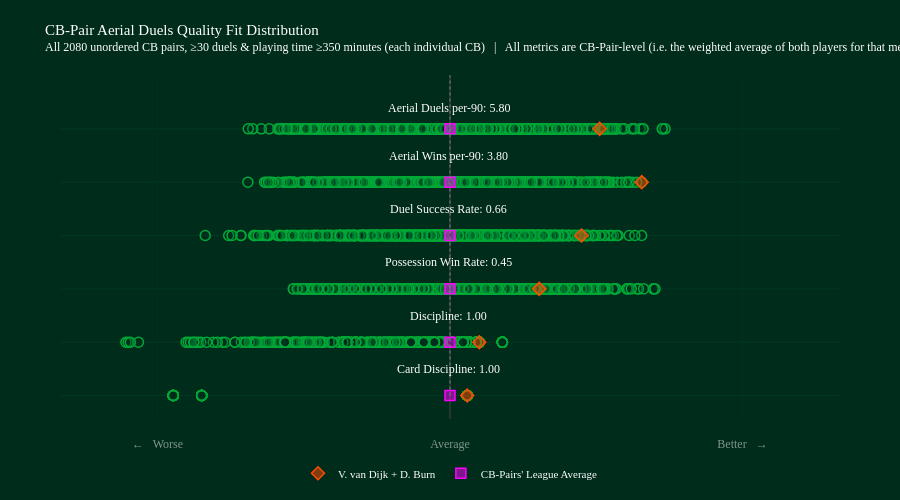

Notebook cell for this chart:
### Markdown cell above
### Visual Compatibility Check (`DistributionPlot` from `visual.py`)

This cell uses pair z-metrics and maps annotation labels to pair raw values to confirm compatibility with the `DistributionPlot` interface.

### Code cell
import sys
sys.path.append(str(pathlib.Path().resolve().parents[0]))
from classes.visual import DistributionPlot

pair_metric_labels = {
    "z_card_discipline": "Card Discipline",
    "z_discipline": "Discipline",
    "z_possession_win_rate": "Possession Win Rate",
    "z_duel_success_rate": "Duel Success Rate",
    "z_aerial_wins_per90": "Aerial Wins per-90",
    "z_duels_per90": "Aerial Duels per-90",
}

pair_metric_value_columns = {
    "z_card_discipline": "card_discipline",
    "z_discipline": "discipline",
    "z_possession_win_rate": "possession_win_rate",
    "z_duel_success_rate": "duel_success_rate",
    "z_aerial_wins_per90": "aerial_wins_per90",
    "z_duels_per90": "duels_per90",
}

plot_metric_cols = [
    "z_card_discipline",
    "z_discipline",
    "z_possession_win_rate",
    "z_duel_success_rate",
    "z_aerial_wins_per90",
    "z_duels_per90",
]



plot_df_pairs = df_aerial_duel_pairs.copy()

dist_plot_pairs = DistributionPlot(
    columns=plot_metric_cols,
    labels=["←   Worse", "Average", "Better   →"],
    quality_metric_labels=pair_metric_labels,
    quality_metric_value_columns=pair_metric_value_columns,
)

dist_plot_pairs.add_title(
    title="CB-Pair Aerial Duels Quality Fit Distribution",
    subtitle=f"All {len(plot_df_pairs)} unordered CB pairs, ≥{min_num_duels_involved_in_threshold} duels & playing time ≥{min_minutes_played_threshold} minutes (each individual CB)   |   All metrics are CB-Pair-level (i.e. the weighted average of both players for that metric)"
)


# Create hover payload by z-scored metric, containing the raw metric value and the z-score for that metric, to be used in the distribution plot hover annotations/tooltips
# this allows us to show both the z-score and the actual metric value in the hover tooltip for each CB-Pair, providing more context and interpretability to the distribution plot.

hover_payload_suffix = "_hover_payload"
hover_string = "%{customdata[0]} = %{customdata[1]:.2f}<br>Respective Z-score = %{customdata[2]:.2f}"

for metric in plot_metric_cols:
    raw_pair_level_metric = pair_metric_value_columns.get(
        metric,
        Quality_Metric_label_Value_displayed.get(metric, metric.replace("z_", "", 1)),
    )
    pair_level_metric_label = pair_metric_labels.get(
        metric,
        Quality_Metric_labels.get(metric, metric),
    )

    raw_values = pd.to_numeric(
        plot_df_pairs.get(
            raw_pair_level_metric,
            pd.Series(float("nan"), index=plot_df_pairs.index),
        ),
        errors="coerce",
    )
    z_values = pd.to_numeric(plot_df_pairs[metric], errors="coerce")

    plot_df_pairs[f"{metric}{hover_payload_suffix}"] = list(
        zip(
            [pair_level_metric_label] * len(plot_df_pairs),
            raw_values,
            z_values,
        )
    )



# Add all CB-Pairs as group data (background distribution)
dist_plot_pairs.add_group_data(
    df_plot=plot_df_pairs,
    plots="",  # No suffix needed since columns are already z-scores
    names=plot_df_pairs["pair_name"],
    legend="All pairs",
    hover=hover_payload_suffix,
    hover_string=hover_string
)

# Highlight the top-ranked CB-Pair
best_pair = plot_df_pairs.sort_values("CB_pair_fit_z_score", ascending=False).iloc[0]
dist_plot_pairs.add_data_point(
    ser_plot=best_pair,
    plots="",
    name=best_pair["pair_name"],
    hover=hover_payload_suffix,
    hover_string=hover_string,
    add_annotations=True
)



# Calculate CB-Pairs' cohort averages (raw metric values & z-scores)
cb_pairs_avg_raw_metrics = pd.Series(
    {
        raw_col: pd.to_numeric(plot_df_pairs[raw_col], errors="coerce").mean()
        for raw_col in pair_metric_value_columns.values()
        if raw_col in plot_df_pairs.columns
    }
)
cb_pairs_avg_z_scores = pd.Series(
    {
        z_col: pd.to_numeric(plot_df_pairs[z_col], errors="coerce").mean()
        for z_col in plot_metric_cols
    }
)

CB_pairs_averages_summary = pd.DataFrame(
    {
        "metric": plot_metric_cols,
        "avg_metric_value": [
            cb_pairs_avg_raw_metrics.get(pair_metric_value_columns.get(m, m.replace("z_", "", 1)), float("nan"))
            for m in plot_metric_cols
        ],
        "avg_z_score": [cb_pairs_avg_z_scores.get(m, float("nan")) for m in plot_metric_cols],
    }
)


# Add CB-Pairs' cohort average as a distinct data point (using averaged z-scores for x-axis position, and raw metric values for hover annotation)
CB_pairs_average_point = cb_pairs_avg_z_scores.copy()
for metric in plot_metric_cols:
    raw_pair_level_metric = pair_metric_value_columns.get(metric, metric.replace("z_", "", 1))
    pair_level_metric_label = pair_metric_labels.get(metric, metric)

    CB_pairs_average_point[raw_pair_level_metric] = cb_pairs_avg_raw_metrics.get(raw_pair_level_metric, float("nan"))
    CB_pairs_average_point[f"{metric}{hover_payload_suffix}"] = [
        pair_level_metric_label,
        CB_pairs_average_point.get(raw_pair_level_metric, float("nan")),
        CB_pairs_average_point.get(metric, float("nan")),
    ]

CB_pairs_average_point["pair_name"] = "CB-Pairs' League Average"

dist_plot_pairs.add_data_point(
    ser_plot=CB_pairs_average_point,
    plots="",
    name="CB-Pairs' League Average",
    hover=hover_payload_suffix,
    hover_string=hover_string,
    add_annotations=False,
)


dist_plot_pairs.fig.show()

### Figure 1 — Plotly figure (JSON) as saved in the notebook; plotly's stock layout.template omitted (floating-point values rounded to 4 significant figures; data arrays with more than 128 entries replaced by an {"elided": "..."} marker saying what was removed)
{"data": [{"customdata": {"elided": "2080x3 mixed values"}, "hovertemplate": "%{text}<br>%{customdata[0]} = %{customdata[1]:.2f}<br>Respective Z-score = %{customdata[2]:.2f}<extra></extra>", "marker": {"color": "rgba(0, 44, 28, 0.2)", "line": {"color": "rgba(0, 169, 56, 1)", "width": 1.5}, "size": 10}, "mode": "markers", "showlegend": false, "text": {"elided": "2080 str values"}, "type": "scatter", "x": {"elided": "2080 float values"}, "y": {"elided": "2080 int values"}}, {"customdata": {"elided": "2080x3 mixed values"}, "hovertemplate": "%{text}<br>%{customdata[0]} = %{customdata[1]:.2f}<br>Respective Z-score = %{customdata[2]:.2f}<extra></extra>", "marker": {"color": "rgba(0, 44, 28, 0.2)", "line": {"color": "rgba(0, 169, 56, 1)", "width": 1.5}, "size": 10}, "mode": "markers", "showlegend": false, "text": {"elided": "2080 str values"}, "type": "scatter", "x": {"elided": "2080 float values"}, "y": {"elided": "2080 int values"}}, {"customdata": {"elided": "2080x3 mixed values"}, "hovertemplate": "%{text}<br>%{customdata[0]} = %{customdata[1]:.2f}<br>Respective Z-score = %{customdata[2]:.2f}<extra></extra>", "marker": {"color": "rgba(0, 44, 28, 0.2)", "line": {"color": "rgba(0, 169, 56, 1)", "width": 1.5}, "size": 10}, "mode": "markers", "showlegend": false, "text": {"elided": "2080 str values"}, "type": "scatter", "x": {"elided": "2080 float values"}, "y": {"elided": "2080 int values"}}, {"customdata": {"elided": "2080x3 mixed values"}, "hovertemplate": "%{text}<br>%{customdata[0]} = %{customdata[1]:.2f}<br>Respective Z-score = %{customdata[2]:.2f}<extra></extra>", "marker": {"color": "rgba(0, 44, 28, 0.2)", "line": {"color": "rgba(0, 169, 56, 1)", "width": 1.5}, "size": 10}, "mode": "markers", "showlegend": false, "text": {"elided": "2080 str values"}, "type": "scatter", "x": {"elided": "2080 float values"}, "y": {"elided": "2080 int values"}}, {"customdata": {"elided": "2080x3 mixed values"}, "hovertemplate": "%{text}<br>%{customdata[0]} = %{customdata[1]:.2f}<br>Respective Z-score = %{customdata[2]:.2f}<extra></extra>", "marker": {"color": "rgba(0, 44, 28, 0.2)", "line": {"color": "rgba(0, 169, 56, 1)", "width": 1.5}, "size": 10}, "mode": "markers", "showlegend": false, "text": {"elided": "2080 str values"}, "type": "scatter", "x": {"elided": "2080 float values"}, "y": {"elided": "2080 int values"}}, {"customdata": {"elided": "2080x3 mixed values"}, "hovertemplate": "%{text}<br>%{customdata[0]} = %{customdata[1]:.2f}<br>Respective Z-score = %{customdata[2]:.2f}<extra></extra>", "marker": {"color": "rgba(0, 44, 28, 0.2)", "line": {"color": "rgba(0, 169, 56, 1)", "width": 1.5}, "size": 10}, "mode": "markers", "showlegend": false, "text": {"elided": "2080 str values"}, "type": "scatter", "x": {"elided": "2080 float values"}, "y": {"elided": "2080 int values"}}, {"customdata": [["Card Discipline", 1, 0.1766]], "hovertemplate": "%{text}<br>%{customdata[0]} = %{customdata[1]:.2f}<br>Respective Z-score = %{customdata[2]:.2f}<extra></extra>", "marker": {"color": "rgba(255, 75, 0, 0.5)", "line": {"color": "rgba(255, 75, 0, 1)", "width": 1.5}, "size": 10, "symbol": "diamond"}, "mode": "markers", "name": "V. van Dijk + D. Burn", "showlegend": true, "text": ["V. van Dijk + D. Burn"], "type": "scatter", "x": [0.1766], "y": [0]}, {"customdata": [["Discipline", 0.9979, 0.3006]], "hovertemplate": "%{text}<br>%{customdata[0]} = %{customdata[1]:.2f}<br>Respective Z-score = %{customdata[2]:.2f}<extra></extra>", "marker": {"color": "rgba(255, 75, 0, 0.5)", "line": {"color": "rgba(255, 75, 0, 1)", "width": 1.5}, "size": 10, "symbol": "diamond"}, "mode": "markers", "name": "V. van Dijk + D. Burn", "showlegend": false, "text": ["V. van Dijk + D. Burn"], "type": "scatter", "x": [0.3006], "y": [1]}, {"customdata": [["Possession Win Rate", 0.4468, 0.9147]], "hovertemplate": "%{text}<br>%{customdata[0]} = %{customdata[1]:.2f}<br>Respective Z-score = %{customdata[2]:.2f}<extra></extra>", "marker": {"color": "rgba(255, 75, 0, 0.5)", "line": {"color": "rgba(255, 75, 0, 1)", "width": 1.5}, "size": 10, "symbol": "diamond"}, "mode": "markers", "name": "V. van Dijk + D. Burn", "showlegend": false, "text": ["V. van Dijk + D. Burn"], "type": "scatter", "x": [0.9147], "y": [2]}, {"customdata": [["Duel Success Rate", 0.6626, 1.349]], "hovertemplate": "%{text}<br>%{customdata[0]} = %{customdata[1]:.2f}<br>Respective Z-score = %{customdata[2]:.2f}<extra></extra>", "marker": {"color": "rgba(255, 75, 0, 0.5)", "line": {"color": "rgba(255, 75, 0, 1)", "width": 1.5}, "size": 10, "symbol": "diamond"}, "mode": "markers", "name": "V. van Dijk + D. Burn", "showlegend": false, "text": ["V. van Dijk + D. Burn"], "type": "scatter", "x": [1.349], "y": [3]}, {"customdata": [["Aerial Wins per-90", 3.797, 1.966]], "hovertemplate": "%{text}<br>%{customdata[0]} = %{customdata[1]:.2f}<br>Respective Z-score = %{customdata[2]:.2f}<extra></extra>", "marker": {"color": "rgba(255, 75, 0, 0.5)", "line": {"color": "rgba(255, 75, 0, 1)", "width": 1.5}, "size": 10, "symbol": "diamond"}, "mode": "markers", "name": "V. van Dijk + D. Burn", "showlegend": false, "text": ["V. van Dijk + D. Burn"], "type": "scatter", "x": [1.966], "y": [4]}, {"customdata": [["Aerial Duels per-90", 5.797, 1.535]], "hovertemplate": "%{text}<br>%{customdata[0]} = %{customdata[1]:.2f}<br>Respective Z-score = %{customdata[2]:.2f}<extra></extra>", "marker": {"color": "rgba(255, 75, 0, 0.5)", "line": {"color": "rgba(255, 75, 0, 1)", "width": 1.5}, "size": 10, "symbol": "diamond"}, "mode": "markers", "name": "V. van Dijk + D. Burn", "showlegend": false, "text": ["V. van Dijk + D. Burn"], "type": "scatter", "x": [1.535], "y": [5]}, {"customdata": [["Card Discipline", 0.9998, 4.342e-15]], "hovertemplate": "%{text}<br>%{customdata[0]} = %{customdata[1]:.2f}<br>Respective Z-score = %{customdata[2]:.2f}<extra></extra>", "marker": {"color": "rgba(255, 0, 255, 0.5)", "line": {"color": "rgba(255, 0, 255, 1)", "width": 1.5}, "size": 10, "symbol": "square"}, "mode": "markers", "name": "CB-Pairs' League Average", "showlegend": true, "text": ["CB-Pairs' League Average"], "type": "scatter", "x": [4.342e-15], "y": [0]}, {"customdata": [["Discipline", 0.9953, -1.054e-14]], "hovertemplate": "%{text}<br>%{customdata[0]} = %{customdata[1]:.2f}<br>Respective Z-score = %{customdata[2]:.2f}<extra></extra>", "marker": {"color": "rgba(255, 0, 255, 0.5)", "line": {"color": "rgba(255, 0, 255, 1)", "width": 1.5}, "size": 10, "symbol": "square"}, "mode": "markers", "name": "CB-Pairs' League Average", "showlegend": false, "text": ["CB-Pairs' League Average"], "type": "scatter", "x": [-1.054e-14], "y": [1]}, {"customdata": [["Possession Win Rate", 0.3859, 1.093e-16]], "hovertemplate": "%{text}<br>%{customdata[0]} = %{customdata[1]:.2f}<br>Respective Z-score = %{customdata[2]:.2f}<extra></extra>", "marker": {"color": "rgba(255, 0, 255, 0.5)", "line": {"color": "rgba(255, 0, 255, 1)", "width": 1.5}, "size": 10, "symbol": "square"}, "mode": "markers", "name": "CB-Pairs' League Average", "showlegend": false, "text": ["CB-Pairs' League Average"], "type": "scatter", "x": [1.093e-16], "y": [2]}, {"customdata": [["Duel Success Rate", 0.5628, -1.366e-16]], "hovertemplate": "%{text}<br>%{customdata[0]} = %{customdata[1]:.2f}<br>Respective Z-score = %{customdata[2]:.2f}<extra></extra>", "marker": {"color": "rgba(255, 0, 255, 0.5)", "line": {"color": "rgba(255, 0, 255, 1)", "width": 1.5}, "size": 10, "symbol": "square"}, "mode": "markers", "name": "CB-Pairs' League Average", "showlegend": false, "text": ["CB-Pairs' League Average"], "type": "scatter", "x": [-1.366e-16], "y": [3]}, {"customdata": [["Aerial Wins per-90", 2.336, -2.733e-16]], "hovertemplate": "%{text}<br>%{customdata[0]} = %{customdata[1]:.2f}<br>Respective Z-score = %{customdata[2]:.2f}<extra></extra>", "marker": {"color": "rgba(255, 0, 255, 0.5)", "line": {"color": "rgba(255, 0, 255, 1)", "width": 1.5}, "size": 10, "symbol": "square"}, "mode": "markers", "name": "CB-Pairs' League Average", "showlegend": false, "text": ["CB-Pairs' League Average"], "type": "scatter", "x": [-2.733e-16], "y": [4]}, {"customdata": [["Aerial Duels per-90", 4.107, -5.466e-17]], "hovertemplate": "%{text}<br>%{customdata[0]} = %{customdata[1]:.2f}<br>Respective Z-score = %{customdata[2]:.2f}<extra></extra>", "marker": {"color": "rgba(255, 0, 255, 0.5)", "line": {"color": "rgba(255, 0, 255, 1)", "width": 1.5}, "size": 10, "symbol": "square"}, "mode": "markers", "name": "CB-Pairs' League Average", "showlegend": false, "text": ["CB-Pairs' League Average"], "type": "scatter", "x": [-5.466e-17], "y": [5]}], "layout": {"annotations": [{"font": {"color": "rgba(255, 255, 255, 1)", "family": "Gilroy-Light", "size": 12}, "showarrow": false, "text": "<span style=''>Card Discipline: 1.00 </span>", "x": 0, "xanchor": "center", "y": 0.5, "yanchor": "middle"}, {"font": {"color": "rgba(255, 255, 255, 1)", "family": "Gilroy-Light", "size": 12}, "showarrow": false, "text": "<span style=''>Discipline: 1.00 </span>", "x": 0, "xanchor": "center", "y": 1.5, "yanchor": "middle"}, {"font": {"color": "rgba(255, 255, 255, 1)", "family": "Gilroy-Light", "size": 12}, "showarrow": false, "text": "<span style=''>Possession Win Rate: 0.45 </span>", "x": 0, "xanchor": "center", "y": 2.5, "yanchor": "middle"}, {"font": {"color": "rgba(255, 255, 255, 1)", "family": "Gilroy-Light", "size": 12}, "showarrow": false, "text": "<span style=''>Duel Success Rate: 0.66 </span>", "x": 0, "xanchor": "center", "y": 3.5, "yanchor": "middle"}, {"font": {"color": "rgba(255, 255, 255, 1)", "family": "Gilroy-Light", "size": 12}, "showarrow": false, "text": "<span style=''>Aerial Wins per-90: 3.80 </span>", "x": 0, "xanchor": "center", "y": 4.5, "yanchor": "middle"}, {"font": {"color": "rgba(255, 255, 255, 1)", "family": "Gilroy-Light", "size": 12}, "showarrow": false, "text": "<span style=''>Aerial Duels per-90: 5.80 </span>", "x": 0, "xanchor": "center", "y": 5.4, "yanchor": "middle"}], "autosize": true, "height": 500, "legend": {"font": {"color": "rgba(255, 255, 255, 1)", "family": "Gilroy-Light", "size": 11}, "itemclick": false, "itemdoubleclick": false, "orientation": "h", "valign": "middle", "x": 0.5, "xanchor": "center", "y": -0.2, "yanchor": "bottom"}, "margin": {"b": 70, "l": 60, "pad": 16, "r": 60, "t": 75}, "paper_bgcolor": "rgba(0, 44, 28, 1)", "plot_bgcolor": "rgba(0, 44, 28, 1)", "shapes": [{"line": {"color": "gray", "dash": "dot", "width": 1}, "type": "line", "x0": 0, "x1": 0, "y0": 0, "y1": 6}], "title": {"font": {"color": "rgba(255, 255, 255, 1)", "family": "Gilroy-Medium", "size": 12}, "text": "<span style='font-size: 15.0px'>CB-Pair Aerial Duels Quality Fit Distribution</span><br>All 2080 unordered CB pairs, ≥30 duels & playing time ≥350 minutes (each individual CB)   |   All metrics are CB-Pair-level (i.e. the weighted average of both players for that metric)", "x": 0.05, "xanchor": "left", "y": 0.93, "yanchor": "top"}, "xaxis": {"fixedrange": true, "range": [-4, 4], "tickfont": {"color": "rgba(255, 255, 255, 0.5)", "family": "Gilroy-Light", "size": 12}, "tickmode": "array", "ticktext": ["←   Worse", "Average", "Better   →"], "tickvals": [-3, 0, 3]}, "yaxis": {"fixedrange": true, "gridcolor": "rgba(0, 56, 33, 1)", "showticklabels": false, "zerolinecolor": "rgba(0, 56, 33, 1)"}}}
